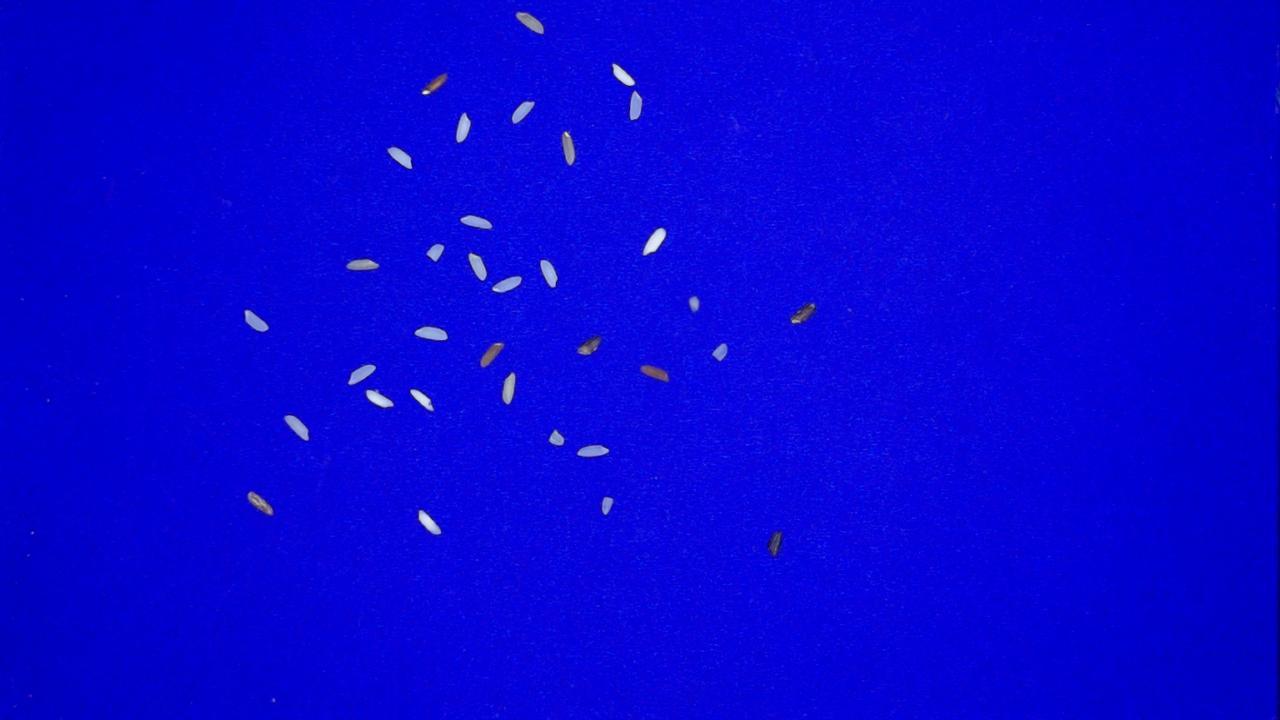
#> input picture everything1.jpg, 1280 x 720 px
$ python process_image_copy.py
#> lines starting #> are read from the running program, lines starting #| are printed output that depends on the picture; after the words box and inside, x2 and y2 are one past the last pixel; in counts of white or black regions, pixels touching at a corner belong together
#> further down, image is the input picture: shape (720, 1280, 3); mean B, G, R 213.3, 3.7, 6.4
import cv2
import numpy as np
import os
import glob
from datetime import datetime

def detect_and_count_rice_grains(original_image):
    """
    Detects and counts rice grains in an image using watershed segmentation.

    Args:
        original_image (numpy array): Input image containing rice grains.

    Returns:
        tuple: Processed image, full grain count, broken grain count, and average rice area.
    """
    if original_image is None:
        raise ValueError("Could not read image")

    # Create a copy of the original image for visualization
    visualization_copy = original_image.copy()

    # Convert to HSV for processing
    hsv = cv2.cvtColor(original_image,cv2.COLOR_BGR2HSV)
#> hsv: shape (720, 1280, 3); mean H, S, V 120.3, 250.7, 213.3

    # Convert to grayscale for processing
    grayscale_image = cv2.cvtColor(hsv, cv2.COLOR_BGR2GRAY)
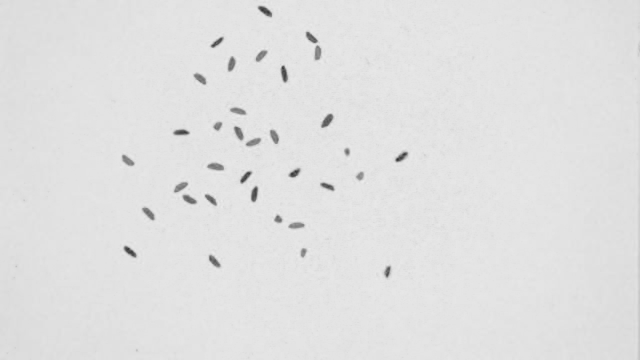
#> grayscale_image: shape (720, 1280) (shown at 1/2 size); min 29, max 237, mean 224.7

    # Thresholding to create a binary image
    _, binary_image = cv2.threshold(
        grayscale_image, 0, 255,
        cv2.THRESH_BINARY_INV + cv2.THRESH_OTSU)
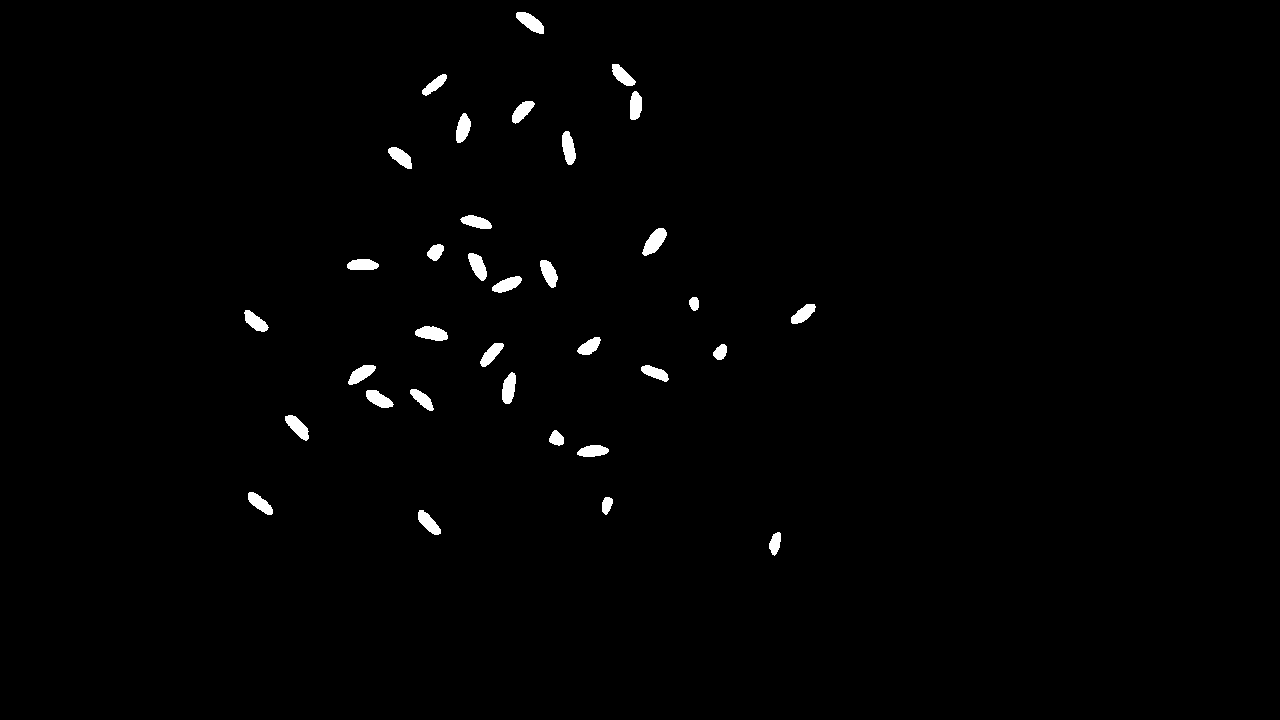
#> binary_image: shape (720, 1280); 1% white; 34 white regions, largest, box (x1, y1, x2, y2) and area: (642, 228, 667, 256) 388, (415, 326, 448, 341) 358, (516, 12, 544, 34) 346

    # Morphological operations to clean the image
    morphological_kernel = np.ones((3, 3), np.uint8)
    cleaned_image = cv2.morphologyEx(binary_image, cv2.MORPH_OPEN, morphological_kernel, iterations=2)
#> cleaned_image: shape (720, 1280); 1% white; 34 white regions, largest, box (x1, y1, x2, y2) and area: (643, 228, 666, 255) 379, (416, 326, 447, 341) 348, (516, 12, 544, 34) 346
    # Add closing operation to fill small holes
    cleaned_image = cv2.morphologyEx(cleaned_image, cv2.MORPH_CLOSE, morphological_kernel, iterations=1)

    # Background extraction
    background = cv2.dilate(cleaned_image, morphological_kernel, iterations=2)
#> background: shape (720, 1280); 1.7% white; 34 white regions, largest, box (x1, y1, x2, y2) and area: (641, 226, 668, 257) 595, (514, 10, 546, 36) 562, (414, 324, 449, 343) 548

    # Distance transform for watershed preparation
    distance_transform = cv2.distanceTransform(cleaned_image, cv2.DIST_L2, 3)

    cv2.normalize(distance_transform, distance_transform, 0, 1.0, cv2.NORM_MINMAX)
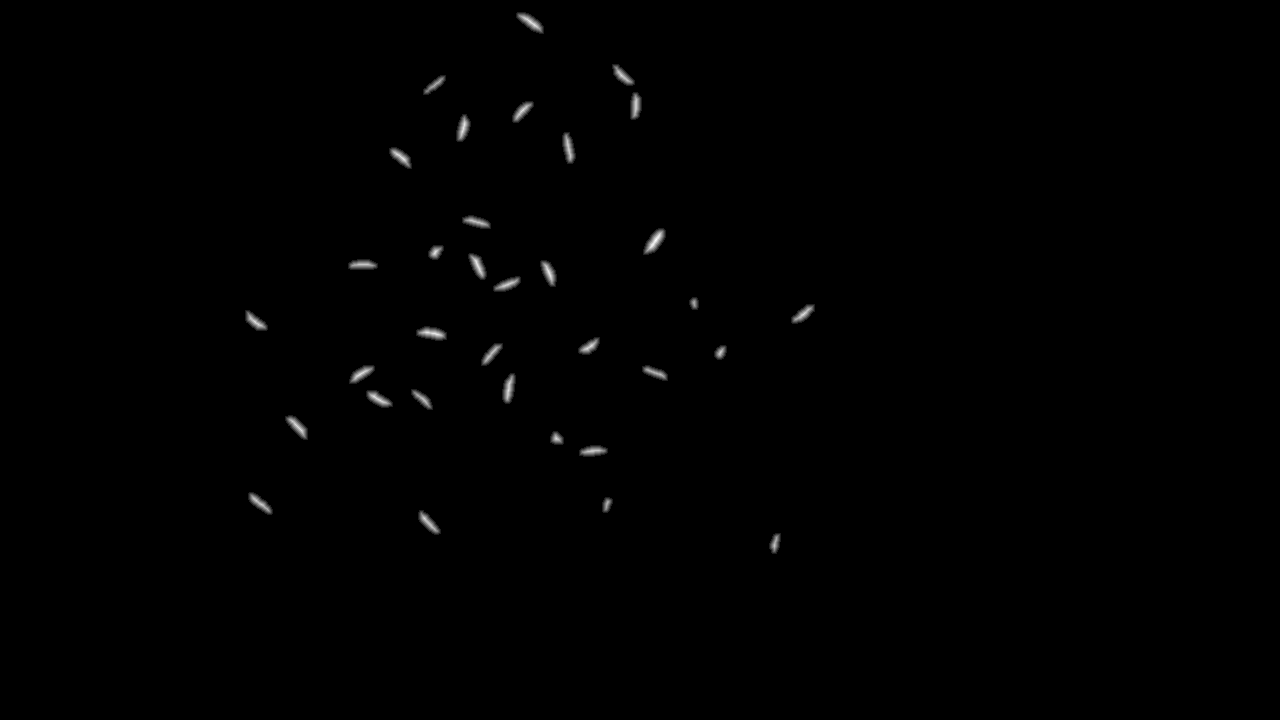
#> distance_transform: shape (720, 1280) float32; min 0, max 1, mean 0.00382


    # Foreground detection - Lower threshold to detect more grains
    _, foreground = cv2.threshold(distance_transform, 0.3 * distance_transform.max(), 255, 0)
#> foreground: shape (720, 1280) float32; 0.59% white; 34 white regions, largest, box (x1, y1, x2, y2) and area: (645, 230, 664, 253) 250, (518, 14, 542, 32) 219, (418, 328, 445, 339) 211
    foreground = np.uint8(foreground)

    # Unknown region identification
    unknown_region = cv2.subtract(background, foreground)
#> unknown_region: shape (720, 1280); 1.1% white; 34 white regions, largest, box (x1, y1, x2, y2) and area: (641, 226, 668, 257) 345, (514, 10, 546, 36) 343, (560, 130, 578, 166) 338

    # Connected components labeling
    _, markers = cv2.connectedComponents(foreground)
#> markers: shape (720, 1280) int32; 35 distinct labels, from 0 to 34
    markers += 1  # Ensure background is not 0
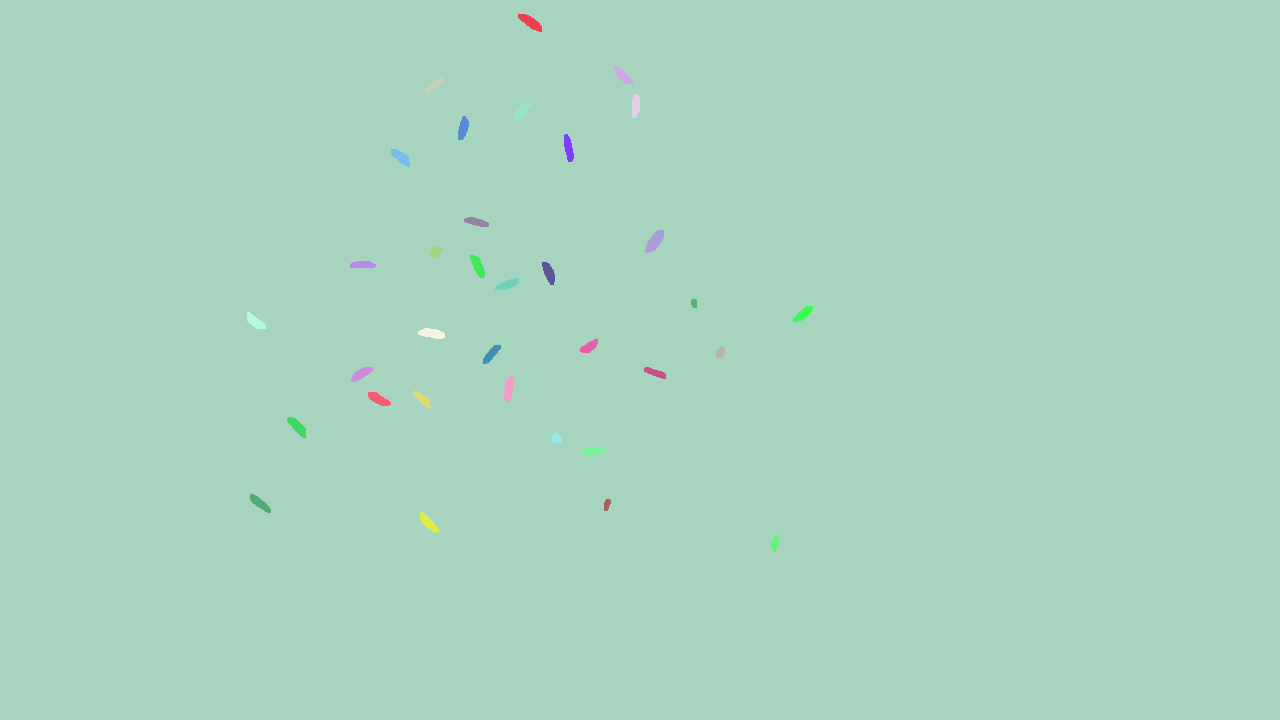
#> markers: shape (720, 1280) int32; 35 distinct labels, from 1 to 35; one colour per label, 0 black
    markers[unknown_region == 255] = 0
#> markers: shape (720, 1280) int32; 36 distinct labels, from 0 to 35

    # Watershed segmentation
    markers = cv2.watershed(original_image, markers)
#> markers: shape (720, 1280) int32; 36 distinct labels, from -1 to 35
#> (the rest of the program and of its run is left out)
